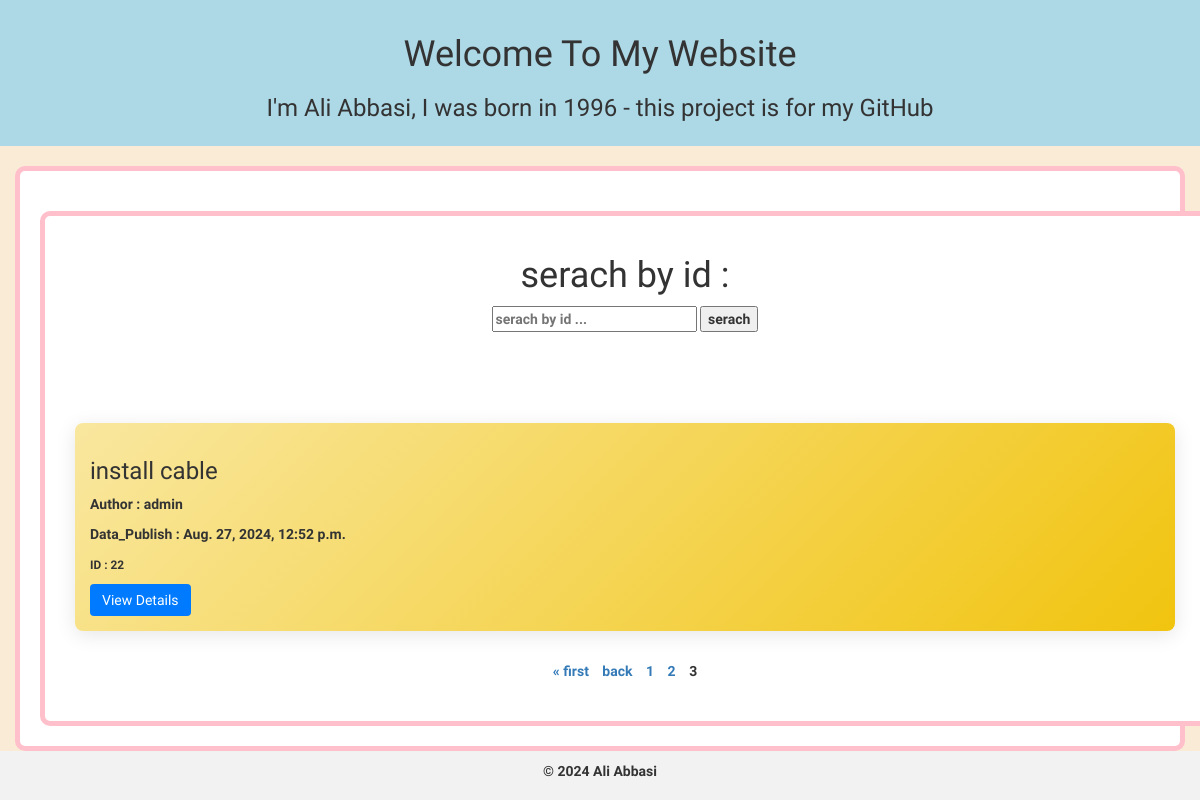
/?page=3, run on the app's committed database.
### blog/models.py (models this page shows, shortened)
class Post(models.Model):
    title = models.CharField(max_length=200)
    content = models.TextField()
    author = models.ForeignKey(User, on_delete=models.CASCADE)
    date_posted = models.DateTimeField(auto_now_add=True)
    class Meta:
        ordering = ['-date_posted']
        verbose_name = 'Post'
        verbose_name_plural = 'Posts'

### blog/views.py (the view)
# urls.py: path('',index,name='index' ),
def index(request):
    search_id = request.GET.get('search_id')  # دریافت شناسه از پارامترهای GET
    if search_id:
        posts = Post.objects.filter(id=search_id)  # فیلتر بر اساس ID
    else:
        posts = Post.objects.all()  # اگر شناسه‌ای وجود نداشت، همه پیام‌ها را بگیر
    paginator = Paginator(posts, 2)  # صفحه‌بندی پیام‌ها
    page_number = request.GET.get("page")
    page_obj = paginator.get_page(page_number)
    return render(request, 'homeblog.html', {'page_obj': page_obj})

### templates/homeblog.html (shortened to what this page needs)
{% extends 'base.html' %}
{% block content %}
<div class="container">
    <h1> serach by id :</h1>
    <div class="search-container">
        <form method="GET" action="{% url 'blog:index' %}">
            <input type="text" name="search_id" placeholder="serach by id ..." aria-label="serach by id ...">
            <button type="submit">serach</button>
        </form>
    </div>
    <br>
    <div class="card-container">
        {% for post in page_obj %}
            <div class="card">
                <div class="card-body">
                    <h5 class="card-title"><h3>{{ post.title }}</h3></h5>
                    <p class="card-text">Author : {{ post.author.username }}</p>
                    <p class="card-text"> Data_Publish : {{ post.date_posted }}</p>
                    <p class="card-text"><small>ID : {{ post.id }}</small></p>
                    <a href="{% url 'blog:post_detail' post.id %}" class="btn btn-primary btn-back">View Details</a>
                </div>
            </div>
        {% empty %}
            <p>there is no message</p>
        {% endfor %}
    </div>
    <div class="pagination">
        <span class="step-links">
            {% if page_obj.has_previous %}
                <a href="?page=1">&laquo; first</a>
                <a href="?page={{ page_obj.previous_page_number }}">back</a>
            {% endif %}
            {% for num in page_obj.paginator.page_range %}
                {% if num == page_obj.number %}
                    <span class="current">{{ num }}</span>
                {% else %}
                    <a href="?page={{ num }}">{{ num }}</a>
                {% endif %}
            {% endfor %}
        </span>
    </div>
</div>
{% endblock %}

### static/css/blog.css (style rules this page uses)
body { background-color: antiquewhite; font-family: "Mirza", serif; font-weight: 800; font-style: normal; }

### templates/base.html (style rules this page uses)
body { font-family: 'Mirza', sans-serif; }
.container { border: 5px solid pink; border-radius: 10px; padding: 20px; margin-top: 20px; background-color: white; }

### templates/homeblog.html (style rules this page uses)
.container { display: flex; flex-direction: column; align-items: center; padding: 20px; }
.card-container { display: flex; flex-wrap: wrap; justify-content: center; margin-top: 20px; width: 100%; }
.card { flex: 1 1 300px; margin: 10px; border: none; border-radius: 8px; box-shadow: 0 4px 20px rgba(0, 0, 0, 0.1); transition: transform 0.2s; background: linear-gradient(135deg, #f9e79f, #f1c40f); }
.card-body { padding: 15px; }
.btn-primary { background-color: #007bff; border: none; color: white; }
.pagination { display: flex; justify-content: center; margin-top: 20px; }
.pagination a, .pagination span { margin: 0 5px; }

### data on the page
Post: title "install cable", author.username "admin", date_posted "Aug. 27, 2024, 12:52 p.m.", id "22"

### other printed values
{{ num }} "1" "2"
{{ num }} "3"
